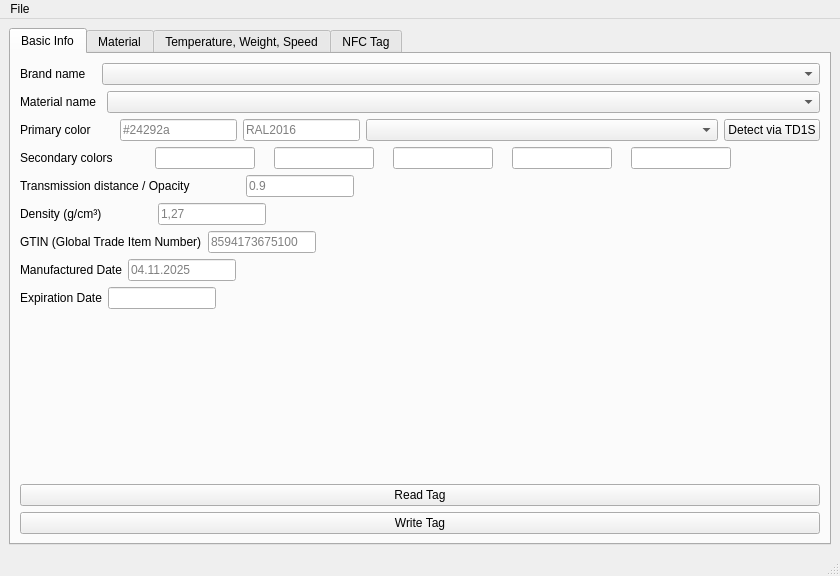
<?xml version="1.0" encoding="UTF-8"?>
<ui version="4.0">
 <class>OpenPrintTagGui</class>
 <widget class="QMainWindow" name="OpenPrintTagGui">
  <property name="geometry">
   <rect>
    <x>0</x>
    <y>0</y>
    <width>840</width>
    <height>576</height>
   </rect>
  </property>
  <property name="sizePolicy">
   <sizepolicy hsizetype="Preferred" vsizetype="Preferred">
    <horstretch>0</horstretch>
    <verstretch>0</verstretch>
   </sizepolicy>
  </property>
  <property name="minimumSize">
   <size>
    <width>0</width>
    <height>100</height>
   </size>
  </property>
  <property name="windowTitle">
   <string>OpenPrintTag - GUI</string>
  </property>
  <widget class="QWidget" name="centralwidget">
   <layout class="QGridLayout" name="gridLayout_8">
    <item row="0" column="0">
     <widget class="QTabWidget" name="tabWidget">
      <property name="currentIndex">
       <number>0</number>
      </property>
      <widget class="QWidget" name="basictab">
       <attribute name="title">
        <string>Basic Info</string>
       </attribute>
       <layout class="QGridLayout" name="gridLayout">
        <item row="8" column="0">
         <layout class="QHBoxLayout" name="horizontalLayout_18">
          <item>
           <widget class="QLabel" name="expdatelabel">
            <property name="text">
             <string>Expiration Date</string>
            </property>
           </widget>
          </item>
          <item>
           <widget class="QLineEdit" name="expdateedit">
            <property name="sizePolicy">
             <sizepolicy hsizetype="Preferred" vsizetype="Fixed">
              <horstretch>0</horstretch>
              <verstretch>0</verstretch>
             </sizepolicy>
            </property>
            <property name="placeholderText">
             <string/>
            </property>
           </widget>
          </item>
          <item>
           <spacer name="horizontalSpacer_2">
            <property name="orientation">
             <enum>Qt::Orientation::Horizontal</enum>
            </property>
            <property name="sizeHint" stdset="0">
             <size>
              <width>40</width>
              <height>20</height>
             </size>
            </property>
           </spacer>
          </item>
         </layout>
        </item>
        <item row="7" column="0">
         <layout class="QHBoxLayout" name="horizontalLayout_8">
          <item>
           <widget class="QLabel" name="datelabel">
            <property name="text">
             <string>Manufactured Date</string>
            </property>
           </widget>
          </item>
          <item>
           <widget class="QLineEdit" name="dateedit">
            <property name="sizePolicy">
             <sizepolicy hsizetype="Preferred" vsizetype="Fixed">
              <horstretch>0</horstretch>
              <verstretch>0</verstretch>
             </sizepolicy>
            </property>
            <property name="placeholderText">
             <string>04.11.2025</string>
            </property>
           </widget>
          </item>
          <item>
           <spacer name="horizontalSpacer">
            <property name="orientation">
             <enum>Qt::Orientation::Horizontal</enum>
            </property>
            <property name="sizeHint" stdset="0">
             <size>
              <width>40</width>
              <height>20</height>
             </size>
            </property>
           </spacer>
          </item>
         </layout>
        </item>
        <item row="1" column="0">
         <layout class="QHBoxLayout" name="horizontalLayout_4">
          <item>
           <widget class="QLabel" name="materialnamelabel">
            <property name="text">
             <string>Material name</string>
            </property>
           </widget>
          </item>
          <item>
           <spacer name="horizontalSpacer_16">
            <property name="orientation">
             <enum>Qt::Orientation::Horizontal</enum>
            </property>
            <property name="sizeType">
             <enum>QSizePolicy::Policy::Preferred</enum>
            </property>
            <property name="sizeHint" stdset="0">
             <size>
              <width>5</width>
              <height>20</height>
             </size>
            </property>
           </spacer>
          </item>
          <item>
           <widget class="ClearComboBox" name="materialnamebox">
            <property name="sizePolicy">
             <sizepolicy hsizetype="Preferred" vsizetype="Fixed">
              <horstretch>4</horstretch>
              <verstretch>0</verstretch>
             </sizepolicy>
            </property>
            <property name="placeholderText">
             <string>PETG Jet Black</string>
            </property>
           </widget>
          </item>
         </layout>
        </item>
        <item row="2" column="0">
         <layout class="QHBoxLayout" name="horizontalLayout_5">
          <item>
           <widget class="QLabel" name="primarycolorlabel">
            <property name="text">
             <string>Primary color</string>
            </property>
           </widget>
          </item>
          <item>
           <spacer name="horizontalSpacer_14">
            <property name="orientation">
             <enum>Qt::Orientation::Horizontal</enum>
            </property>
            <property name="sizeType">
             <enum>QSizePolicy::Policy::Preferred</enum>
            </property>
            <property name="sizeHint" stdset="0">
             <size>
              <width>10</width>
              <height>20</height>
             </size>
            </property>
           </spacer>
          </item>
          <item>
           <widget class="QLabel" name="colorlabel">
            <property name="text">
             <string/>
            </property>
           </widget>
          </item>
          <item>
           <widget class="QLineEdit" name="primarycoloredit">
            <property name="sizePolicy">
             <sizepolicy hsizetype="Preferred" vsizetype="Fixed">
              <horstretch>1</horstretch>
              <verstretch>0</verstretch>
             </sizepolicy>
            </property>
            <property name="placeholderText">
             <string>#24292a</string>
            </property>
           </widget>
          </item>
          <item>
           <widget class="QLineEdit" name="primarycolorraledit">
            <property name="sizePolicy">
             <sizepolicy hsizetype="Expanding" vsizetype="Fixed">
              <horstretch>1</horstretch>
              <verstretch>0</verstretch>
             </sizepolicy>
            </property>
            <property name="placeholderText">
             <string>RAL2016</string>
            </property>
           </widget>
          </item>
          <item>
           <widget class="QComboBox" name="colornamebox">
            <property name="sizePolicy">
             <sizepolicy hsizetype="Preferred" vsizetype="Fixed">
              <horstretch>3</horstretch>
              <verstretch>0</verstretch>
             </sizepolicy>
            </property>
           </widget>
          </item>
          <item>
           <widget class="QPushButton" name="td1sbutton">
            <property name="text">
             <string>Detect via TD1S</string>
            </property>
           </widget>
          </item>
         </layout>
        </item>
        <item row="6" column="0">
         <layout class="QHBoxLayout" name="horizontalLayout_7">
          <item>
           <widget class="QLabel" name="gtinlabel">
            <property name="text">
             <string>GTIN (Global Trade Item Number)</string>
            </property>
           </widget>
          </item>
          <item>
           <widget class="QLineEdit" name="gtinedit">
            <property name="sizePolicy">
             <sizepolicy hsizetype="Preferred" vsizetype="Fixed">
              <horstretch>0</horstretch>
              <verstretch>0</verstretch>
             </sizepolicy>
            </property>
            <property name="placeholderText">
             <string>8594173675100</string>
            </property>
           </widget>
          </item>
          <item>
           <spacer name="horizontalSpacer_17">
            <property name="orientation">
             <enum>Qt::Orientation::Horizontal</enum>
            </property>
            <property name="sizeHint" stdset="0">
             <size>
              <width>40</width>
              <height>20</height>
             </size>
            </property>
           </spacer>
          </item>
         </layout>
        </item>
        <item row="10" column="0">
         <widget class="QPushButton" name="readtagbtn">
          <property name="text">
           <string>Read Tag</string>
          </property>
         </widget>
        </item>
        <item row="11" column="0">
         <widget class="QPushButton" name="writetagbtn">
          <property name="text">
           <string>Write Tag</string>
          </property>
         </widget>
        </item>
        <item row="4" column="0">
         <layout class="QHBoxLayout" name="horizontalLayout_9">
          <item>
           <widget class="QLabel" name="transmissiondistancelabel">
            <property name="text">
             <string>Transmission distance / Opacity</string>
            </property>
           </widget>
          </item>
          <item>
           <spacer name="horizontalSpacer_18">
            <property name="orientation">
             <enum>Qt::Orientation::Horizontal</enum>
            </property>
            <property name="sizeType">
             <enum>QSizePolicy::Policy::Preferred</enum>
            </property>
            <property name="sizeHint" stdset="0">
             <size>
              <width>50</width>
              <height>20</height>
             </size>
            </property>
           </spacer>
          </item>
          <item>
           <widget class="QLineEdit" name="transmissiondistanceedit">
            <property name="sizePolicy">
             <sizepolicy hsizetype="Preferred" vsizetype="Fixed">
              <horstretch>0</horstretch>
              <verstretch>0</verstretch>
             </sizepolicy>
            </property>
            <property name="placeholderText">
             <string>0.9</string>
            </property>
           </widget>
          </item>
          <item>
           <spacer name="horizontalSpacer_12">
            <property name="orientation">
             <enum>Qt::Orientation::Horizontal</enum>
            </property>
            <property name="sizeHint" stdset="0">
             <size>
              <width>40</width>
              <height>20</height>
             </size>
            </property>
           </spacer>
          </item>
         </layout>
        </item>
        <item row="5" column="0">
         <layout class="QHBoxLayout" name="horizontalLayout_6">
          <item>
           <widget class="QLabel" name="densitylabel">
            <property name="text">
             <string>Density (g/cm³)</string>
            </property>
           </widget>
          </item>
          <item>
           <spacer name="horizontalSpacer_13">
            <property name="orientation">
             <enum>Qt::Orientation::Horizontal</enum>
            </property>
            <property name="sizeType">
             <enum>QSizePolicy::Policy::Preferred</enum>
            </property>
            <property name="sizeHint" stdset="0">
             <size>
              <width>50</width>
              <height>20</height>
             </size>
            </property>
           </spacer>
          </item>
          <item>
           <widget class="QLineEdit" name="densityedit">
            <property name="sizePolicy">
             <sizepolicy hsizetype="Preferred" vsizetype="Fixed">
              <horstretch>0</horstretch>
              <verstretch>0</verstretch>
             </sizepolicy>
            </property>
            <property name="placeholderText">
             <string>1,27</string>
            </property>
           </widget>
          </item>
          <item>
           <spacer name="horizontalSpacer_11">
            <property name="orientation">
             <enum>Qt::Orientation::Horizontal</enum>
            </property>
            <property name="sizeHint" stdset="0">
             <size>
              <width>40</width>
              <height>20</height>
             </size>
            </property>
           </spacer>
          </item>
         </layout>
        </item>
        <item row="0" column="0">
         <layout class="QHBoxLayout" name="horizontalLayout_3">
          <item>
           <widget class="QLabel" name="brandnamelabel">
            <property name="text">
             <string>Brand name</string>
            </property>
           </widget>
          </item>
          <item>
           <spacer name="horizontalSpacer_15">
            <property name="orientation">
             <enum>Qt::Orientation::Horizontal</enum>
            </property>
            <property name="sizeType">
             <enum>QSizePolicy::Policy::Preferred</enum>
            </property>
            <property name="sizeHint" stdset="0">
             <size>
              <width>10</width>
              <height>20</height>
             </size>
            </property>
           </spacer>
          </item>
          <item>
           <widget class="ClearComboBox" name="brandnamebox">
            <property name="sizePolicy">
             <sizepolicy hsizetype="Preferred" vsizetype="Fixed">
              <horstretch>4</horstretch>
              <verstretch>0</verstretch>
             </sizepolicy>
            </property>
            <property name="placeholderText">
             <string>Prusament</string>
            </property>
           </widget>
          </item>
         </layout>
        </item>
        <item row="3" column="0">
         <layout class="QHBoxLayout" name="horizontalLayout_20">
          <item>
           <widget class="QLabel" name="primarycolorlabel_2">
            <property name="text">
             <string>Secondary colors</string>
            </property>
           </widget>
          </item>
          <item>
           <spacer name="horizontalSpacer_21">
            <property name="orientation">
             <enum>Qt::Orientation::Horizontal</enum>
            </property>
            <property name="sizeType">
             <enum>QSizePolicy::Policy::Preferred</enum>
            </property>
            <property name="sizeHint" stdset="0">
             <size>
              <width>10</width>
              <height>20</height>
             </size>
            </property>
           </spacer>
          </item>
          <item>
           <widget class="QLabel" name="colorlabel_2">
            <property name="text">
             <string/>
            </property>
           </widget>
          </item>
          <item>
           <widget class="QLabel" name="secondary_colorlabel_0">
            <property name="text">
             <string/>
            </property>
           </widget>
          </item>
          <item>
           <widget class="QLineEdit" name="secondarycolor0edit_0">
            <property name="sizePolicy">
             <sizepolicy hsizetype="Expanding" vsizetype="Fixed">
              <horstretch>1</horstretch>
              <verstretch>0</verstretch>
             </sizepolicy>
            </property>
            <property name="minimumSize">
             <size>
              <width>0</width>
              <height>0</height>
             </size>
            </property>
            <property name="maximumSize">
             <size>
              <width>100</width>
              <height>16777215</height>
             </size>
            </property>
            <property name="placeholderText">
             <string/>
            </property>
           </widget>
          </item>
          <item>
           <widget class="QLabel" name="secondary_colorlabel_1">
            <property name="text">
             <string/>
            </property>
           </widget>
          </item>
          <item>
           <widget class="QLineEdit" name="secondarycolor0edit_1">
            <property name="sizePolicy">
             <sizepolicy hsizetype="Preferred" vsizetype="Fixed">
              <horstretch>1</horstretch>
              <verstretch>0</verstretch>
             </sizepolicy>
            </property>
            <property name="maximumSize">
             <size>
              <width>100</width>
              <height>16777215</height>
             </size>
            </property>
            <property name="placeholderText">
             <string/>
            </property>
           </widget>
          </item>
          <item>
           <widget class="QLabel" name="secondary_colorlabel_2">
            <property name="text">
             <string/>
            </property>
           </widget>
          </item>
          <item>
           <widget class="QLineEdit" name="secondarycolor0edit_2">
            <property name="sizePolicy">
             <sizepolicy hsizetype="Preferred" vsizetype="Fixed">
              <horstretch>1</horstretch>
              <verstretch>0</verstretch>
             </sizepolicy>
            </property>
            <property name="maximumSize">
             <size>
              <width>100</width>
              <height>16777215</height>
             </size>
            </property>
            <property name="placeholderText">
             <string/>
            </property>
           </widget>
          </item>
          <item>
           <widget class="QLabel" name="secondary_colorlabel_3">
            <property name="text">
             <string/>
            </property>
           </widget>
          </item>
          <item>
           <widget class="QLineEdit" name="secondarycolor0edit_3">
            <property name="sizePolicy">
             <sizepolicy hsizetype="Preferred" vsizetype="Fixed">
              <horstretch>1</horstretch>
              <verstretch>0</verstretch>
             </sizepolicy>
            </property>
            <property name="maximumSize">
             <size>
              <width>100</width>
              <height>16777215</height>
             </size>
            </property>
            <property name="placeholderText">
             <string/>
            </property>
           </widget>
          </item>
          <item>
           <widget class="QLabel" name="secondary_colorlabel_4">
            <property name="text">
             <string/>
            </property>
           </widget>
          </item>
          <item>
           <widget class="QLineEdit" name="secondarycolor0edit_4">
            <property name="sizePolicy">
             <sizepolicy hsizetype="Preferred" vsizetype="Fixed">
              <horstretch>1</horstretch>
              <verstretch>0</verstretch>
             </sizepolicy>
            </property>
            <property name="maximumSize">
             <size>
              <width>100</width>
              <height>16777215</height>
             </size>
            </property>
            <property name="placeholderText">
             <string/>
            </property>
           </widget>
          </item>
          <item>
           <spacer name="horizontalSpacer_22">
            <property name="orientation">
             <enum>Qt::Orientation::Horizontal</enum>
            </property>
            <property name="sizeHint" stdset="0">
             <size>
              <width>40</width>
              <height>20</height>
             </size>
            </property>
           </spacer>
          </item>
         </layout>
        </item>
        <item row="9" column="0">
         <spacer name="verticalSpacer">
          <property name="orientation">
           <enum>Qt::Orientation::Vertical</enum>
          </property>
          <property name="sizeHint" stdset="0">
           <size>
            <width>20</width>
            <height>40</height>
           </size>
          </property>
         </spacer>
        </item>
       </layout>
      </widget>
      <widget class="QWidget" name="materialtab">
       <attribute name="title">
        <string>Material</string>
       </attribute>
       <layout class="QGridLayout" name="gridLayout_7">
        <item row="1" column="0">
         <widget class="QGroupBox" name="materialpropgroup">
          <property name="title">
           <string>Material Properties and Tags</string>
          </property>
          <layout class="QGridLayout" name="gridLayout_4">
           <item row="0" column="0">
            <widget class="PropertyFilterWidget" name="matpropwidget" native="true"/>
           </item>
          </layout>
         </widget>
        </item>
        <item row="0" column="0">
         <widget class="QGroupBox" name="groupBox">
          <property name="sizePolicy">
           <sizepolicy hsizetype="MinimumExpanding" vsizetype="Preferred">
            <horstretch>0</horstretch>
            <verstretch>0</verstretch>
           </sizepolicy>
          </property>
          <property name="minimumSize">
           <size>
            <width>0</width>
            <height>100</height>
           </size>
          </property>
          <property name="maximumSize">
           <size>
            <width>16777215</width>
            <height>100</height>
           </size>
          </property>
          <property name="title">
           <string>Material classification</string>
          </property>
          <layout class="QGridLayout" name="gridLayout_2">
           <item row="1" column="0">
            <layout class="QHBoxLayout" name="horizontalLayout_2">
             <item>
              <widget class="QLabel" name="materialtypelabel">
               <property name="sizePolicy">
                <sizepolicy hsizetype="Preferred" vsizetype="Preferred">
                 <horstretch>1</horstretch>
                 <verstretch>0</verstretch>
                </sizepolicy>
               </property>
               <property name="text">
                <string>Material type</string>
               </property>
              </widget>
             </item>
             <item>
              <widget class="ClearComboBox" name="materialtypebox">
               <property name="sizePolicy">
                <sizepolicy hsizetype="Preferred" vsizetype="Fixed">
                 <horstretch>4</horstretch>
                 <verstretch>0</verstretch>
                </sizepolicy>
               </property>
               <property name="editable">
                <bool>true</bool>
               </property>
               <property name="currentIndex">
                <number>-1</number>
               </property>
               <property name="sizeAdjustPolicy">
                <enum>QComboBox::SizeAdjustPolicy::AdjustToContentsOnFirstShow</enum>
               </property>
               <property name="placeholderText">
                <string>PLA - Polylactic Acid</string>
               </property>
              </widget>
             </item>
            </layout>
           </item>
           <item row="0" column="0">
            <layout class="QHBoxLayout" name="horizontalLayout">
             <item>
              <widget class="QLabel" name="materialclasslabel">
               <property name="sizePolicy">
                <sizepolicy hsizetype="Preferred" vsizetype="Preferred">
                 <horstretch>1</horstretch>
                 <verstretch>0</verstretch>
                </sizepolicy>
               </property>
               <property name="text">
                <string>Material class</string>
               </property>
              </widget>
             </item>
             <item>
              <widget class="ClearComboBox" name="materialclassbox">
               <property name="sizePolicy">
                <sizepolicy hsizetype="Preferred" vsizetype="Fixed">
                 <horstretch>4</horstretch>
                 <verstretch>0</verstretch>
                </sizepolicy>
               </property>
               <property name="editable">
                <bool>true</bool>
               </property>
               <property name="sizeAdjustPolicy">
                <enum>QComboBox::SizeAdjustPolicy::AdjustToContentsOnFirstShow</enum>
               </property>
               <property name="frame">
                <bool>true</bool>
               </property>
               <item>
                <property name="text">
                 <string>FFF - Filament</string>
                </property>
               </item>
              </widget>
             </item>
            </layout>
           </item>
          </layout>
         </widget>
        </item>
       </layout>
      </widget>
      <widget class="QWidget" name="temperaturetab">
       <attribute name="title">
        <string>Temperature, Weight, Speed</string>
       </attribute>
       <layout class="QGridLayout" name="gridLayout_3">
        <item row="0" column="0">
         <widget class="QGroupBox" name="groupBox_3">
          <property name="title">
           <string>Temperature</string>
          </property>
          <layout class="QVBoxLayout" name="verticalLayout">
           <item>
            <layout class="QHBoxLayout" name="horizontalLayout_10">
             <item>
              <widget class="QLabel" name="minprinttemplabel">
               <property name="text">
                <string>Min Print Temperature (°C)</string>
               </property>
              </widget>
             </item>
             <item>
              <spacer name="horizontalSpacer_3">
               <property name="orientation">
                <enum>Qt::Orientation::Horizontal</enum>
               </property>
               <property name="sizeHint" stdset="0">
                <size>
                 <width>40</width>
                 <height>20</height>
                </size>
               </property>
              </spacer>
             </item>
             <item>
              <widget class="QSpinBox" name="minprinttempbox">
               <property name="maximum">
                <number>1200</number>
               </property>
               <property name="value">
                <number>240</number>
               </property>
              </widget>
             </item>
            </layout>
           </item>
           <item>
            <layout class="QHBoxLayout" name="horizontalLayout_11">
             <item>
              <widget class="QLabel" name="maxprinttemplabel">
               <property name="text">
                <string>Max Print Temperature (°C)</string>
               </property>
              </widget>
             </item>
             <item>
              <spacer name="horizontalSpacer_4">
               <property name="orientation">
                <enum>Qt::Orientation::Horizontal</enum>
               </property>
               <property name="sizeHint" stdset="0">
                <size>
                 <width>40</width>
                 <height>20</height>
                </size>
               </property>
              </spacer>
             </item>
             <item>
              <widget class="QSpinBox" name="maxprinttempbox">
               <property name="maximum">
                <number>1200</number>
               </property>
               <property name="value">
                <number>260</number>
               </property>
              </widget>
             </item>
            </layout>
           </item>
           <item>
            <layout class="QHBoxLayout" name="horizontalLayout_12">
             <item>
              <widget class="QLabel" name="preheattemplabel">
               <property name="text">
                <string>Preheat Temperature (°C)</string>
               </property>
              </widget>
             </item>
             <item>
              <spacer name="horizontalSpacer_5">
               <property name="orientation">
                <enum>Qt::Orientation::Horizontal</enum>
               </property>
               <property name="sizeHint" stdset="0">
                <size>
                 <width>40</width>
                 <height>20</height>
                </size>
               </property>
              </spacer>
             </item>
             <item>
              <widget class="QSpinBox" name="preheattempbox">
               <property name="maximum">
                <number>1200</number>
               </property>
               <property name="value">
                <number>170</number>
               </property>
              </widget>
             </item>
            </layout>
           </item>
           <item>
            <layout class="QHBoxLayout" name="horizontalLayout_13">
             <item>
              <widget class="QLabel" name="minbedtemplabel">
               <property name="text">
                <string>Min Bed Temperature (°C)</string>
               </property>
              </widget>
             </item>
             <item>
              <spacer name="horizontalSpacer_6">
               <property name="orientation">
                <enum>Qt::Orientation::Horizontal</enum>
               </property>
               <property name="sizeHint" stdset="0">
                <size>
                 <width>40</width>
                 <height>20</height>
                </size>
               </property>
              </spacer>
             </item>
             <item>
              <widget class="QSpinBox" name="minbedtempbox">
               <property name="maximum">
                <number>1200</number>
               </property>
               <property name="value">
                <number>70</number>
               </property>
              </widget>
             </item>
            </layout>
           </item>
           <item>
            <layout class="QHBoxLayout" name="horizontalLayout_14">
             <item>
              <widget class="QLabel" name="maxbedtemplabel">
               <property name="text">
                <string>Max Bed Temperature (°C)</string>
               </property>
              </widget>
             </item>
             <item>
              <spacer name="horizontalSpacer_7">
               <property name="orientation">
                <enum>Qt::Orientation::Horizontal</enum>
               </property>
               <property name="sizeHint" stdset="0">
                <size>
                 <width>40</width>
                 <height>20</height>
                </size>
               </property>
              </spacer>
             </item>
             <item>
              <widget class="QSpinBox" name="maxbedtempbox">
               <property name="maximum">
                <number>1200</number>
               </property>
               <property name="value">
                <number>90</number>
               </property>
              </widget>
             </item>
            </layout>
           </item>
          </layout>
         </widget>
        </item>
        <item row="0" column="1" colspan="2">
         <widget class="QGroupBox" name="groupBox_6">
          <property name="title">
           <string>Specification</string>
          </property>
          <widget class="QWidget" name="layoutWidget_9">
           <property name="geometry">
            <rect>
             <x>10</x>
             <y>30</y>
             <width>337</width>
             <height>34</height>
            </rect>
           </property>
           <layout class="QHBoxLayout" name="horizontalLayout_19">
            <item>
             <widget class="QLabel" name="diameterlabel">
              <property name="text">
               <string>Diameter (mm)</string>
              </property>
             </widget>
            </item>
            <item>
             <spacer name="horizontalSpacer_20">
              <property name="orientation">
               <enum>Qt::Orientation::Horizontal</enum>
              </property>
              <property name="sizeHint" stdset="0">
               <size>
                <width>40</width>
                <height>20</height>
               </size>
              </property>
             </spacer>
            </item>
            <item>
             <widget class="QLineEdit" name="diameteredit">
              <property name="text">
               <string>1.75</string>
              </property>
             </widget>
            </item>
           </layout>
          </widget>
         </widget>
        </item>
        <item row="1" column="0" colspan="2">
         <widget class="QGroupBox" name="groupBox_4">
          <property name="title">
           <string>Weight Information</string>
          </property>
          <layout class="QGridLayout" name="gridLayout_9">
           <item row="0" column="0">
            <layout class="QHBoxLayout" name="horizontalLayout_15">
             <item>
              <widget class="QLabel" name="nominalweightlabel">
               <property name="text">
                <string>Nominal Weight (g)</string>
               </property>
              </widget>
             </item>
             <item>
              <spacer name="horizontalSpacer_8">
               <property name="orientation">
                <enum>Qt::Orientation::Horizontal</enum>
               </property>
               <property name="sizeHint" stdset="0">
                <size>
                 <width>40</width>
                 <height>20</height>
                </size>
               </property>
              </spacer>
             </item>
             <item>
              <widget class="QSpinBox" name="nominalweightbox">
               <property name="maximum">
                <number>10000</number>
               </property>
               <property name="value">
                <number>1000</number>
               </property>
              </widget>
             </item>
            </layout>
           </item>
           <item row="1" column="0">
            <layout class="QHBoxLayout" name="horizontalLayout_16">
             <item>
              <widget class="QLabel" name="actualweightlabel">
               <property name="text">
                <string>Actual Weight (g)</string>
               </property>
              </widget>
             </item>
             <item>
              <spacer name="horizontalSpacer_9">
               <property name="orientation">
                <enum>Qt::Orientation::Horizontal</enum>
               </property>
               <property name="sizeHint" stdset="0">
                <size>
                 <width>40</width>
                 <height>20</height>
                </size>
               </property>
              </spacer>
             </item>
             <item>
              <widget class="QSpinBox" name="actualweightbox">
               <property name="maximum">
                <number>10000</number>
               </property>
               <property name="value">
                <number>1050</number>
               </property>
              </widget>
             </item>
            </layout>
           </item>
           <item row="2" column="0">
            <layout class="QHBoxLayout" name="horizontalLayout_17">
             <item>
              <widget class="QLabel" name="emptycontainerlabel">
               <property name="text">
                <string>Empty Container/Spool (g)</string>
               </property>
              </widget>
             </item>
             <item>
              <spacer name="horizontalSpacer_10">
               <property name="orientation">
                <enum>Qt::Orientation::Horizontal</enum>
               </property>
               <property name="sizeHint" stdset="0">
                <size>
                 <width>40</width>
                 <height>20</height>
                </size>
               </property>
              </spacer>
             </item>
             <item>
              <widget class="QSpinBox" name="emptycontainerbox">
               <property name="maximum">
                <number>10000</number>
               </property>
               <property name="value">
                <number>280</number>
               </property>
              </widget>
             </item>
            </layout>
           </item>
           <item row="3" column="0">
            <layout class="QHBoxLayout" name="horizontalLayout_21">
             <item>
              <widget class="QLabel" name="consumedweightlabel">
               <property name="text">
                <string>Consumed weight (g)</string>
               </property>
              </widget>
             </item>
             <item>
              <spacer name="horizontalSpacer_23">
               <property name="orientation">
                <enum>Qt::Orientation::Horizontal</enum>
               </property>
               <property name="sizeHint" stdset="0">
                <size>
                 <width>40</width>
                 <height>20</height>
                </size>
               </property>
              </spacer>
             </item>
             <item>
              <widget class="QSpinBox" name="consumedweightbox">
               <property name="maximum">
                <number>10000</number>
               </property>
               <property name="value">
                <number>0</number>
               </property>
              </widget>
             </item>
            </layout>
           </item>
          </layout>
         </widget>
        </item>
        <item row="1" column="2">
         <spacer name="horizontalSpacer_19">
          <property name="orientation">
           <enum>Qt::Orientation::Horizontal</enum>
          </property>
          <property name="sizeHint" stdset="0">
           <size>
            <width>40</width>
            <height>20</height>
           </size>
          </property>
         </spacer>
        </item>
       </layout>
      </widget>
      <widget class="QWidget" name="nfctab">
       <attribute name="title">
        <string>NFC Tag</string>
       </attribute>
       <layout class="QGridLayout" name="gridLayout_5">
        <item row="0" column="0">
         <widget class="QGroupBox" name="groupBox_5">
          <property name="title">
           <string>NFC Tag Options</string>
          </property>
          <layout class="QGridLayout" name="gridLayout_6">
           <item row="0" column="0">
            <widget class="QCheckBox" name="includeurlcheckbox">
             <property name="text">
              <string>Include URL Record</string>
             </property>
            </widget>
           </item>
           <item row="1" column="0">
            <widget class="QTextEdit" name="urledit">
             <property name="placeholderText">
              <string>https://www.prusa3d.com/cs/produkt/prusament-petg-jet-black-1kg/</string>
             </property>
            </widget>
           </item>
          </layout>
         </widget>
        </item>
       </layout>
      </widget>
     </widget>
    </item>
   </layout>
  </widget>
  <widget class="QMenuBar" name="menubar">
   <property name="geometry">
    <rect>
     <x>0</x>
     <y>0</y>
     <width>840</width>
     <height>22</height>
    </rect>
   </property>
   <widget class="QMenu" name="menuFile">
    <property name="title">
     <string>File</string>
    </property>
    <addaction name="actionLoad"/>
    <addaction name="actionSave"/>
   </widget>
   <addaction name="menuFile"/>
  </widget>
  <widget class="QStatusBar" name="statusbar"/>
  <action name="actionLoad">
   <property name="text">
    <string>Open</string>
   </property>
  </action>
  <action name="actionSave">
   <property name="text">
    <string>Save as ...</string>
   </property>
  </action>
 </widget>
 <customwidgets>
  <customwidget>
   <class>ClearComboBox</class>
   <extends>QComboBox</extends>
   <header>GUI.customcombobox</header>
  </customwidget>
  <customwidget>
   <class>PropertyFilterWidget</class>
   <extends>QWidget</extends>
   <header>GUI.property_tree</header>
   <container>1</container>
  </customwidget>
 </customwidgets>
 <resources/>
 <connections/>
</ui>
